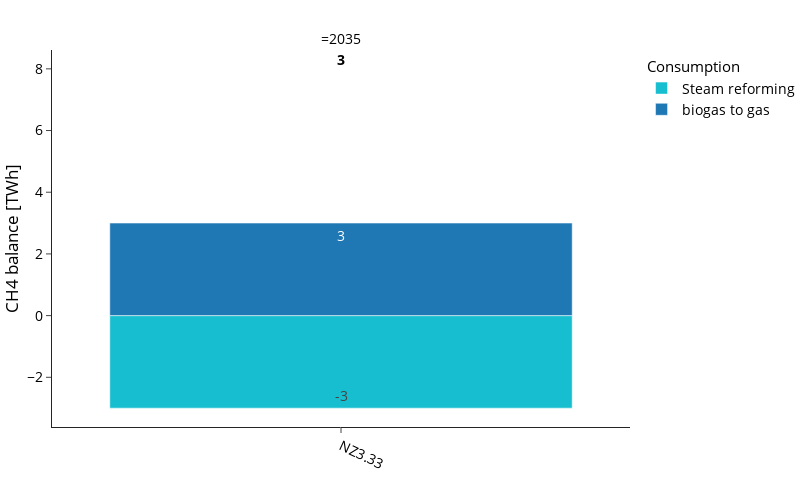

The cell this chart's notebook holds for it:
### Markdown cell above
### CH4 Balance

### Code cell
plot_config['chart_config'] = yaml_config['charts']['ch4_balance']

fig, df = plot_energy_balance(
    carrier="gas",
    balance_dict=balance_dict,
    config=plot_config,
    rename_function=rename_gas,
    save_dir=SDIR
)

fig.show()

### Figure 1 — Plotly figure (JSON) as saved in the notebook; plotly's stock layout.template omitted (floating-point values rounded to 4 significant figures)
{"data": [{"hovertemplate": "=%{x}<br>CH4 balance [TWh]=%{text}<extra></extra>", "legendgroup": "Consumption", "legendgrouptitle": {"text": "Consumption"}, "marker": {"color": "#17BECF", "pattern": {"shape": ""}}, "name": "Steam reforming", "orientation": "v", "showlegend": true, "text": [-3.0], "textangle": 0, "textposition": "inside", "texttemplate": "%{y:.0f}", "type": "bar", "x": ["NZ3.33"], "xaxis": "x", "y": [-3.0], "yaxis": "y"}, {"hovertemplate": "=%{x}<br>CH4 balance [TWh]=%{text}<extra></extra>", "legendgroup": "Production", "legendgrouptitle": {"text": "Production"}, "marker": {"color": "#1F77B4", "pattern": {"shape": ""}}, "name": "biogas to gas", "orientation": "v", "showlegend": true, "text": [3.0], "textangle": 0, "textposition": "inside", "texttemplate": "%{y:.0f}", "type": "bar", "x": ["NZ3.33"], "xaxis": "x", "y": [3.0], "yaxis": "y"}, {"hoverinfo": "skip", "mode": "text", "showlegend": false, "text": ["3"], "textfont": {"color": "black", "size": 14, "weight": "bold"}, "textposition": "top center", "type": "scatter", "x": ["NZ3.33"], "xaxis": "x", "y": [8.0], "yaxis": "y"}, {"hoverinfo": "skip", "mode": "text", "showlegend": false, "text": [""], "textfont": {"color": "black", "size": 14, "weight": "bold"}, "textposition": "bottom center", "type": "scatter", "x": ["NZ3.33"], "xaxis": "x", "y": [-2.0], "yaxis": "y"}], "layout": {"annotations": [{"font": {}, "showarrow": false, "text": "=2035", "x": 0.5, "xanchor": "center", "xref": "paper", "y": 1, "yanchor": "bottom", "yref": "paper"}], "barmode": "relative", "height": 500, "legend": {"title": {"text": ""}, "tracegroupgap": 0, "traceorder": "normal"}, "width": 800, "xaxis": {"anchor": "y", "categoryarray": [], "categoryorder": "array", "domain": [0, 1], "tickangle": 25, "title": {"text": ""}}, "yaxis": {"anchor": "x", "domain": [0, 1], "title": {"text": "CH4 balance [TWh]"}}}}
